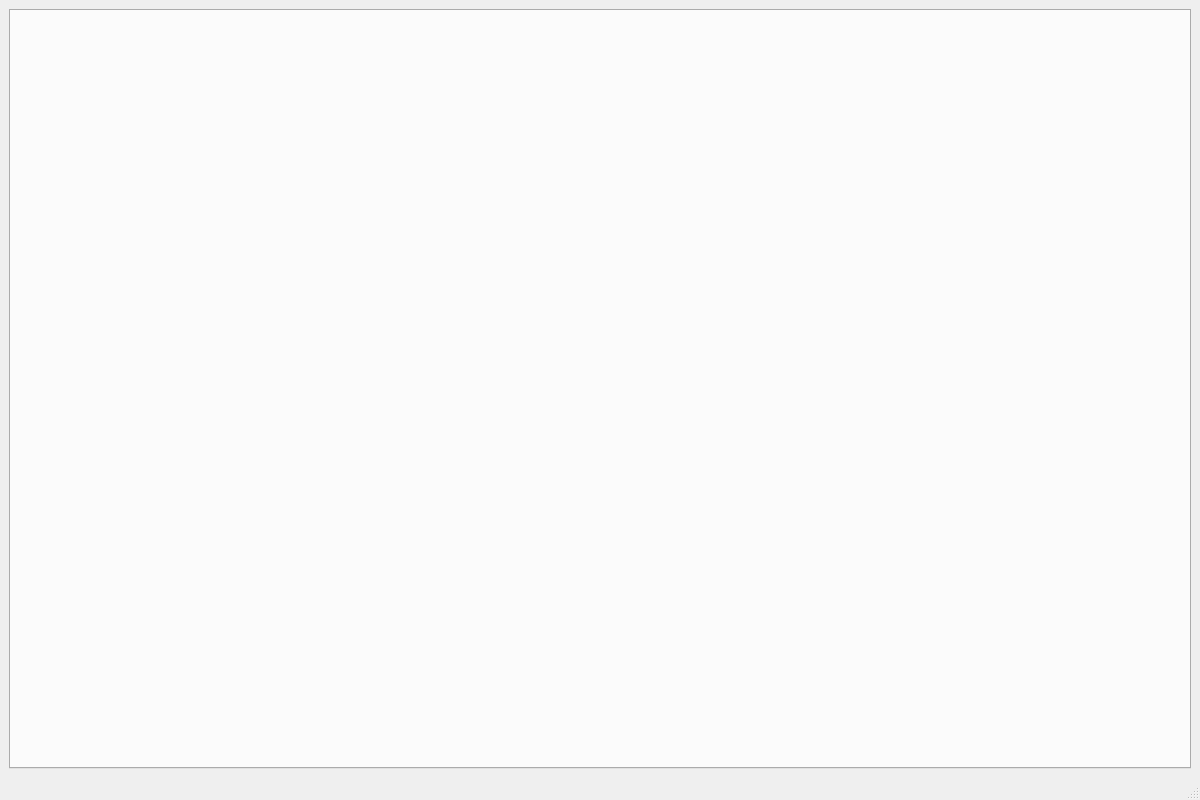
<?xml version="1.0" encoding="UTF-8"?>
<ui version="4.0">
 <class>MainWindow</class>
 <widget class="QMainWindow" name="MainWindow">
  <property name="geometry">
   <rect>
    <x>0</x>
    <y>0</y>
    <width>1200</width>
    <height>800</height>
   </rect>
  </property>
  <property name="minimumSize">
   <size>
    <width>0</width>
    <height>0</height>
   </size>
  </property>
  <property name="windowTitle">
   <string>LstmRenkoTrader</string>
  </property>
  <widget class="QWidget" name="centralwidget">
   <layout class="QVBoxLayout">
    <item>
     <widget class="QTabWidget" name="main_tabs"/>
    </item>
   </layout>
  </widget>
  <widget class="QStatusBar" name="statusbar"/>
 </widget>
 <resources/>
 <connections/>
</ui>
